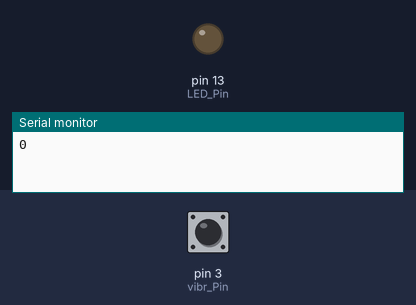
A sketch run on a simulated Arduino Uno, built with avr-gcc and run on an emulated ATmega328P. Shown: output pins drawn as LEDs (lit = HIGH), the last lines printed to the serial monitor. The test bench sets the inputs (shaded band); at power-on: pin 3 (vibr_Pin) LOW.

Above: at 1.2 s.
1.3 s: pin 3 (vibr_Pin) pulsed HIGH 2 times (0.12 s each, 0.3 s apart)
At 2.5 s:
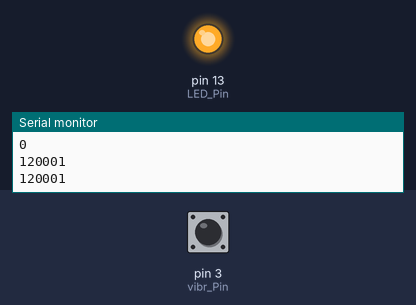
Timing chart, 0 to 4.3 s (numbered marks = the images above; inputs shaded):
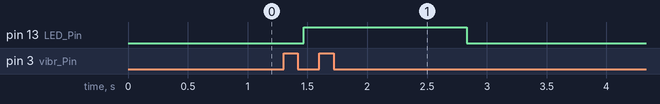

The sketch:

vibration_sensor.ino
```cpp
int LED_Pin = 13;
int vibr_Pin =3;

void setup(){
  pinMode(LED_Pin, OUTPUT);
  pinMode(vibr_Pin, INPUT); //set vibr_Pin input for measurment
  Serial.begin(9600); //init serial 9600
 // Serial.println("----------------------Vibration demo------------------------");
}

void loop(){
  long measurement =TP_init();
  delay(50);
 // Serial.print("measurment = ");
  Serial.println(measurement);
  if (measurement > 1000){
    digitalWrite(LED_Pin, HIGH);
  }
  else{
    digitalWrite(LED_Pin, LOW);
  }
}
long TP_init(){
  delay(10);
  long measurement=pulseIn (vibr_Pin, HIGH);  //wait for the pin to get HIGH and returns measurement
  return measurement;
}
```

Measured:
- after the input at 1.3 s, pin 13 (LED_Pin): LOW → HIGH after 0.17 s, → LOW 1.4 s later
